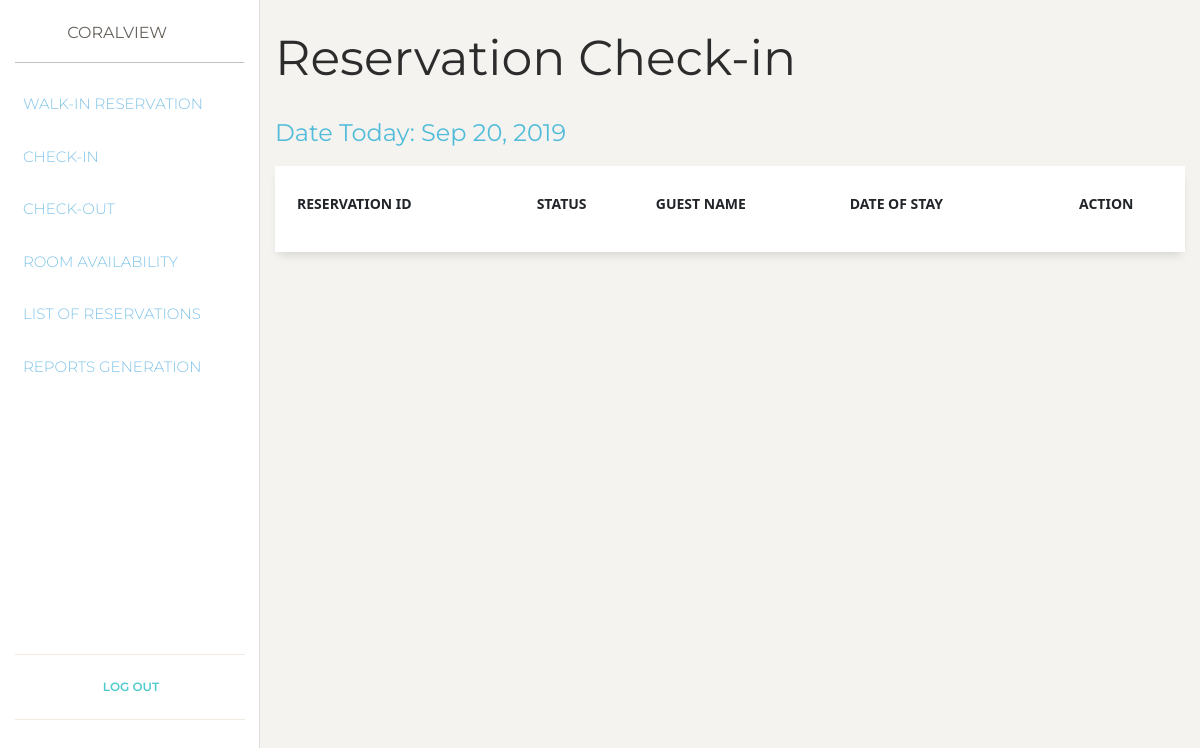
/admin/check_in.php, run on an earlier commit of the app's database.
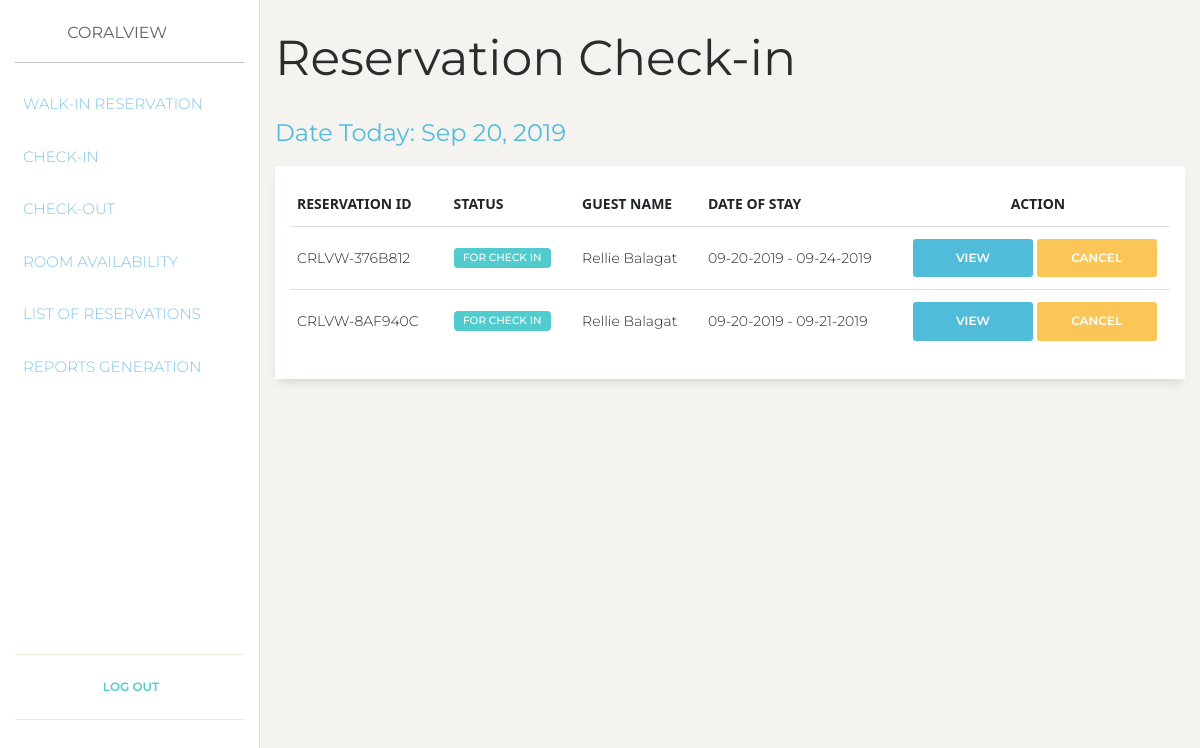
And on a later commit of the database.
### tables this page shows
CREATE TABLE `reservation` (
  `id` int(11) NOT NULL,
  `guest_id` int(11) DEFAULT NULL,
  `reference_no` varchar(255) DEFAULT NULL,
  `status` varchar(255) DEFAULT NULL,
  `payment` varchar(255) DEFAULT NULL,
  `check_in_date` datetime DEFAULT NULL,
  `check_out_date` datetime DEFAULT NULL,
  `adult_count` int(11) DEFAULT NULL,
  `kids_count` int(11) DEFAULT NULL,
  `is_peak_rate` int(11) NOT NULL,
  `payment_path` varchar(255) DEFAULT NULL,
  `date_created` datetime DEFAULT current_timestamp(),
  `date_updated` datetime DEFAULT NULL
);

CREATE TABLE `guest` (
  `id` int(11) NOT NULL,
  `first_name` varchar(255) DEFAULT NULL,
  `last_name` varchar(255) DEFAULT NULL,
  `address` varchar(255) DEFAULT NULL,
  `email` varchar(255) DEFAULT NULL,
  `contact_number` varchar(255) DEFAULT NULL
);

### admin/check_in.php (the view, shortened to what this page needs)
<?php
include('../common/header.php');
$db = connect_to_db();
?>
    <?php include('../common/admin_sidebar.php') ?>
    <div class="main-panel">
        <div class="container-fluid">
            <h1>Reservation Check-in</h1>
            <h4 class="text-info">Date Today: <?php echo date("M d, Y"); ?></h4>
            <div class="row">
                <div class="col">
                    <div class="card">
                        <div class="card-body">
                            <table class="table" id="reservationCheckIn">
                                <thead>
                                    <tr>
                                        <th scope="col">Reservation ID</th>
                                        <th scope="col">Status</th>
                                        <th scope="col">Guest Name</th>
                                        <th scope="col">Date of Stay</th>
                                        <th scope="col" class="text-center">Action</th>
                                    </tr>
                                </thead>
                                <tbody>
                                    <?php
                                        $reservation_query = "SELECT * FROM reservation RES INNER JOIN guest G ON RES.guest_id = G.Id WHERE RES.status='FOR CHECK IN'";
                                        $reservation_result = mysqli_query($db, $reservation_query);
                                        if(mysqli_num_rows($reservation_result) > 0) {
                                            while($reservation = mysqli_fetch_assoc($reservation_result)) {
                                                $check_in_date = date_format(new Datetime($reservation["check_in_date"]), "m-d-Y");
                                                $check_out_date = date_format(new Datetime($reservation["check_out_date"]), "m-d-Y");
                                                echo '
                                                    <tr>
                                                        <td>' . $reservation["reference_no"] . '</td>
                                                        <td><p class="badge badge-primary">' . $reservation["status"]  . '</p></td>
                                                        <td>' . $reservation["first_name"] . " " . $reservation["last_name"]  . '</td>
                                                        <td>' . $check_in_date . " - " . $check_out_date . '</td>
                                                        <td style="width: 30%;">
                                                            <a style="width: 48%; display: inline-block;" href="check_in_user.php?reference_no=' . $reservation["reference_no"] . '" class="btn btn-info btn-block">View</a>
                                                            <a style="width: 48%; display: inline-block;" href="cancel.php?reference_no=' . $reservation["reference_no"] . '" class="btn btn-warning btn-block">cancel</a>
                                                        </td>
                                                    </tr>
                                                ';
                                            }
                                        }
                                    ?>
                                </tbody>
                            </table>
                        </div>
                    </div>
                </div>
            </div>
        </div>
    </div>
<?php
include('../common/footer.php');
?>

What changed in the data, as far as the page shows it:
added reservation: reference_no "CRLVW-376B812", status "FOR CHECK IN", guest.first_name "Rellie", guest.last_name "Balagat", check_in_date "09-20-2019", check_out_date "09-24-2019"
added reservation: reference_no "CRLVW-8AF940C", status "FOR CHECK IN", guest.first_name "Rellie", guest.last_name "Balagat", check_in_date "09-20-2019", check_out_date "09-21-2019"
